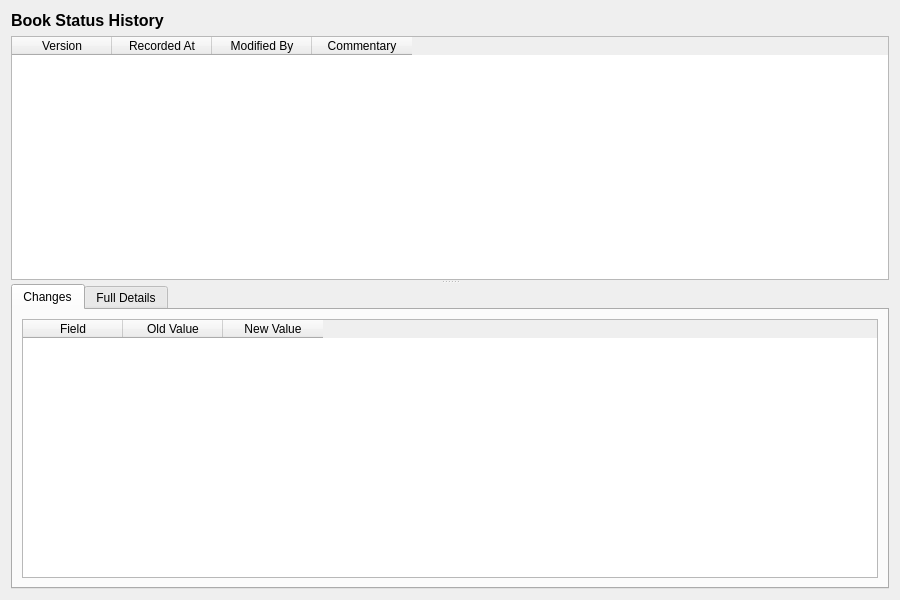
<?xml version="1.0" encoding="UTF-8"?>
<ui version="4.0">
 <class>BookStatusHistoryDialog</class>
 <widget class="QWidget" name="BookStatusHistoryDialog">
  <property name="geometry">
   <rect>
    <x>0</x>
    <y>0</y>
    <width>900</width>
    <height>600</height>
   </rect>
  </property>
  <property name="windowTitle">
   <string>Book Status History</string>
  </property>
  <layout class="QVBoxLayout" name="verticalLayout">
   <item>
    <widget class="QLabel" name="titleLabel">
     <property name="font">
      <font>
       <pointsize>12</pointsize>
       <bold>true</bold>
      </font>
     </property>
     <property name="text">
      <string>Book Status History</string>
     </property>
    </widget>
   </item>
   <item>
    <widget class="QSplitter" name="splitter">
     <property name="orientation">
      <enum>Qt::Vertical</enum>
     </property>
     <widget class="QTableWidget" name="versionListWidget">
      <property name="minimumHeight">
       <number>150</number>
      </property>
      <property name="maximumHeight">
       <number>250</number>
      </property>
      <property name="alternatingRowColors">
       <bool>true</bool>
      </property>
      <property name="editTriggers">
       <set>QAbstractItemView::NoEditTriggers</set>
      </property>
      <property name="selectionMode">
       <enum>QAbstractItemView::SingleSelection</enum>
      </property>
      <property name="selectionBehavior">
       <enum>QAbstractItemView::SelectRows</enum>
      </property>
      <column>
       <property name="text">
        <string>Version</string>
       </property>
      </column>
      <column>
       <property name="text">
        <string>Recorded At</string>
       </property>
      </column>
      <column>
       <property name="text">
        <string>Modified By</string>
       </property>
      </column>
      <column>
       <property name="text">
        <string>Commentary</string>
       </property>
      </column>
     </widget>
     <widget class="QWidget" name="detailWidget">
      <layout class="QVBoxLayout" name="detailLayout">
       <property name="leftMargin">
        <number>0</number>
       </property>
       <property name="topMargin">
        <number>0</number>
       </property>
       <property name="rightMargin">
        <number>0</number>
       </property>
       <property name="bottomMargin">
        <number>0</number>
       </property>
       <item>
        <widget class="QTabWidget" name="tabWidget">
         <property name="currentIndex">
          <number>0</number>
         </property>
         <widget class="QWidget" name="changesTab">
          <attribute name="title">
           <string>Changes</string>
          </attribute>
          <layout class="QVBoxLayout" name="changesTabLayout">
           <item>
            <widget class="QTableWidget" name="changesTableWidget">
             <property name="editTriggers">
              <set>QAbstractItemView::NoEditTriggers</set>
             </property>
             <property name="alternatingRowColors">
              <bool>true</bool>
             </property>
             <property name="selectionMode">
              <enum>QAbstractItemView::SingleSelection</enum>
             </property>
             <property name="selectionBehavior">
              <enum>QAbstractItemView::SelectRows</enum>
             </property>
             <column>
              <property name="text">
               <string>Field</string>
              </property>
             </column>
             <column>
              <property name="text">
               <string>Old Value</string>
              </property>
             </column>
             <column>
              <property name="text">
               <string>New Value</string>
              </property>
             </column>
            </widget>
           </item>
          </layout>
         </widget>
         <widget class="QWidget" name="fullDetailsTab">
          <attribute name="title">
           <string>Full Details</string>
          </attribute>
          <layout class="QVBoxLayout" name="fullDetailsTabLayout">
           <item>
            <widget class="QScrollArea" name="scrollArea">
             <property name="widgetResizable">
              <bool>true</bool>
             </property>
             <widget class="QWidget" name="scrollAreaWidgetContents">
              <property name="geometry">
               <rect>
                <x>0</x>
                <y>0</y>
                <width>560</width>
                <height>450</height>
               </rect>
              </property>
              <layout class="QFormLayout" name="formLayout">
               <item row="0" column="0">
                <widget class="QLabel" name="codeLabel">
                 <property name="text">
                  <string>Code:</string>
                 </property>
                </widget>
               </item>
               <item row="0" column="1">
                <widget class="QLabel" name="codeValue">
                 <property name="text">
                  <string/>
                 </property>
                </widget>
               </item>
               <item row="1" column="0">
                <widget class="QLabel" name="nameLabel">
                 <property name="text">
                  <string>Name:</string>
                 </property>
                </widget>
               </item>
               <item row="1" column="1">
                <widget class="QLabel" name="nameValue">
                 <property name="text">
                  <string/>
                 </property>
                </widget>
               </item>
               <item row="2" column="0">
                <widget class="QLabel" name="descriptionLabel">
                 <property name="text">
                  <string>Description:</string>
                 </property>
                </widget>
               </item>
               <item row="2" column="1">
                <widget class="QLabel" name="descriptionValue">
                 <property name="text">
                  <string/>
                 </property>
                 <property name="wordWrap">
                  <bool>true</bool>
                 </property>
                </widget>
               </item>
               <item row="3" column="0">
                <widget class="QLabel" name="versionNumberLabel">
                 <property name="text">
                  <string>Version:</string>
                 </property>
                </widget>
               </item>
               <item row="3" column="1">
                <widget class="QLabel" name="versionNumberValue">
                 <property name="text">
                  <string/>
                 </property>
                </widget>
               </item>
               <item row="4" column="0">
                <widget class="QLabel" name="modifiedByLabel">
                 <property name="text">
                  <string>Modified By:</string>
                 </property>
                </widget>
               </item>
               <item row="4" column="1">
                <widget class="QLabel" name="modifiedByValue">
                 <property name="text">
                  <string/>
                 </property>
                </widget>
               </item>
               <item row="5" column="0">
                <widget class="QLabel" name="recordedAtLabel">
                 <property name="text">
                  <string>Recorded At:</string>
                 </property>
                </widget>
               </item>
               <item row="5" column="1">
                <widget class="QLabel" name="recordedAtValue">
                 <property name="text">
                  <string/>
                 </property>
                </widget>
               </item>
               <item row="6" column="0">
                <widget class="QLabel" name="changeCommentaryLabel">
                 <property name="text">
                  <string>Change Commentary:</string>
                 </property>
                </widget>
               </item>
               <item row="6" column="1">
                <widget class="QLabel" name="changeCommentaryValue">
                 <property name="text">
                  <string/>
                 </property>
                 <property name="wordWrap">
                  <bool>true</bool>
                 </property>
                </widget>
               </item>
              </layout>
             </widget>
            </widget>
           </item>
          </layout>
         </widget>
        </widget>
       </item>
      </layout>
     </widget>
    </widget>
   </item>
  </layout>
 </widget>
 <resources/>
 <connections/>
</ui>
